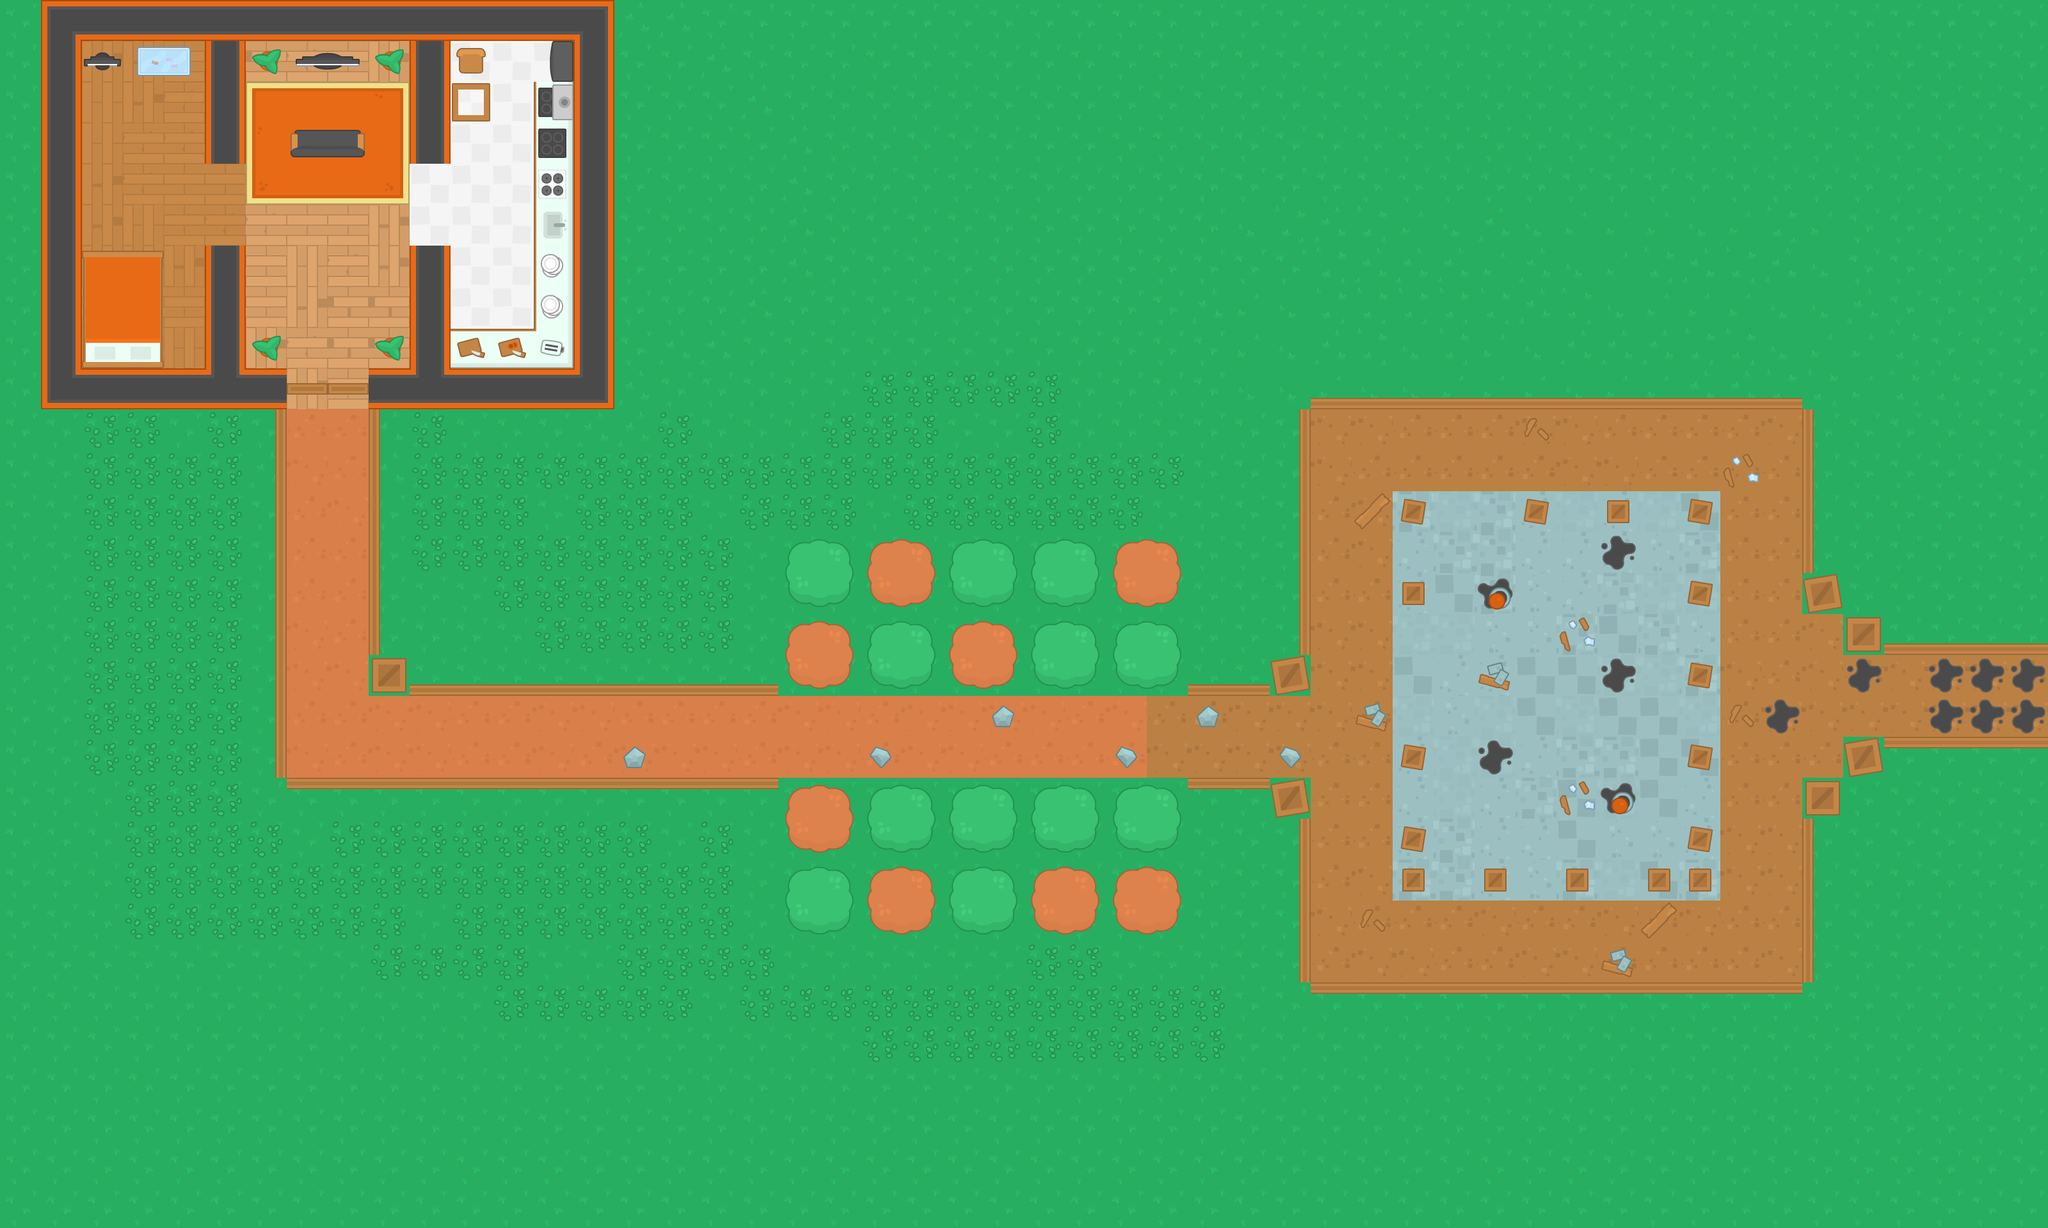

Below is a game level as drawn by its tile map, then a one-line description and the .tmx that defines it (tile-layer data replaced by summaries):
An orthogonal 50x30 tile map with 64x64 px tiles, 4 tile layers (Ground, Walls, Exterior, Items) and 35 objects (25x wall, 5x mob, 2x exit, player, weapon, ...).

<map version="1.2" tiledversion="1.2.1" orientation="orthogonal" renderorder="right-down" width="50" height="30" tilewidth="64" tileheight="64" infinite="0" nextlayerid="6" nextobjectid="50">
 <tileset firstgid="1" source="tiled1.tsx" />
 <layer id="1" name="Ground" width="50" height="30">
  <data>[1500 cells, 1500 non-empty, 32 distinct tile ids]</data>
 </layer>
 <layer id="2" name="Walls" width="50" height="30">
  <data>[1500 cells, 156 non-empty, 19 distinct tile ids]</data>
 </layer>
 <layer id="5" name="Exterior" width="50" height="30">
  <data>[1500 cells, 313 non-empty, 21 distinct tile ids]</data>
 </layer>
 <layer id="3" name="Items" width="50" height="30">
  <data>[1500 cells, 24 non-empty, 20 distinct tile ids]</data>
 </layer>
 <objectgroup id="4" name="Obstacles">
  <object id="11" name="player" x="202.667" y="206.67" width="36" height="37.3333" />
  <object id="12" name="wall" x="65.3333" y="2.66667" width="893.333" height="58.6667" />
  <object id="13" name="wall" x="65.3333" y="64" width="58.6667" height="574.667" />
  <object id="14" name="wall" x="128" y="578.667" width="318.667" height="60" />
  <object id="15" name="wall" x="574.667" y="578.667" width="384" height="60" />
  <object id="16" name="wall" x="898.667" y="62.6667" width="58.6667" height="512" />
  <object id="17" name="wall" x="382.667" y="64" width="254.667" height="61.3333" />
  <object id="18" name="wall" x="640" y="62.6667" width="62.6667" height="188" />
  <object id="19" name="wall" x="641.333" y="388" width="62.6667" height="189.333" />
  <object id="20" name="wall" x="834.667" y="64" width="61.3333" height="512" />
  <object id="21" name="wall" x="704" y="129.333" width="61.3333" height="61.3333" />
  <object id="22" name="wall" x="704" y="513.333" width="128" height="64" />
  <object id="23" name="wall" x="320" y="62.6667" width="62.6667" height="188" />
  <object id="24" name="wall" x="322.667" y="388" width="60" height="188" />
  <object id="25" name="wall" x="578.667" y="640" width="58.6667" height="441.333" />
  <object id="26" name="wall" x="385.333" y="642" width="58.6667" height="570.666" />
  <object id="27" name="wall" x="637.333" y="1022.67" width="1405.33" height="60" />
  <object id="28" name="wall" x="448" y="1219.33" width="1594.67" height="57.3333" />
  <object id="30" name="wall" x="1988" y="1279.33" width="54.6667" height="270.666" />
  <object id="31" name="wall" x="1984" y="639.333" width="58.6667" height="382.666" />
  <object id="32" name="wall" x="2046.67" y="576.667" width="769.333" height="60" />
  <object id="33" name="wall" x="2048.67" y="1538" width="769.333" height="60" />
  <object id="34" name="wall" x="2820" y="1216.67" width="58.6667" height="319.999" />
  <object id="35" name="wall" x="2820" y="639.334" width="58.6667" height="317.333" />
  <object id="36" name="wall" x="2882" y="959.333" width="318.666" height="58.6667" />
  <object id="37" name="wall" x="2882" y="1156" width="318.666" height="58.6667" />
  <object id="40" name="weapon" x="716" y="334.333" width="36" height="37.3333" />
  <object id="41" name="mob" x="2252" y="913.333" width="34.6667" height="36" />
  <object id="42" name="mob" x="2126.67" y="712.667" width="34.6667" height="36" />
  <object id="43" name="mob" x="2378.67" y="1164.67" width="34.6667" height="36" />
  <object id="44" name="key" x="2513.33" y="917.333" width="28" height="26.6667" />
  <object id="45" name="exit" x="3204" y="1037.33" width="33.3333" height="38.6667" />
  <object id="46" name="exit" x="3204.67" y="1099.33" width="33.3333" height="38.6667" />
  <object id="48" name="mob" x="2445.33" y="715.333" width="34.6667" height="36" />
  <object id="49" name="mob" x="2445.33" y="1036.67" width="34.6667" height="36" />
 </objectgroup>
</map>
